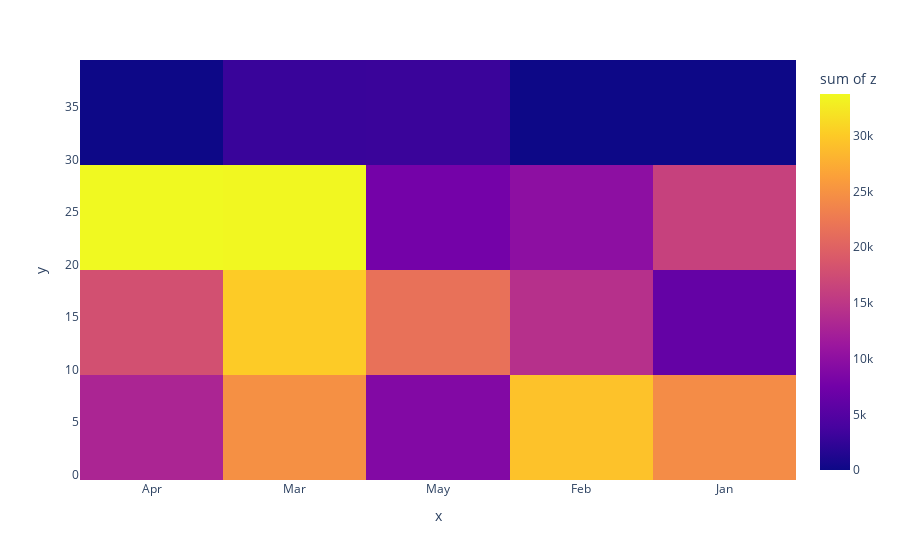

Source (notebook cell):
### Markdown cell above
3. Using the sales data, generate a heatmap to visualize the variation in sales across different months and
days.np.random.seed(20)
data = {
    'Month': np.random.choice(['Jan', 'Feb', 'Mar', 'Apr', 'May'], 100),
    'Day': np.random.choice(range(1, 31), 100),
    'Sales': np.random.randint(1000, 5000, 100)
}
df = pd.DataFrame(data)

### Code cell
np.random.seed(20)
data = {
    'Month': np.random.choice(['Jan', 'Feb', 'Mar', 'Apr', 'May'], 100),
    'Day': np.random.choice(range(1, 31), 100),
    'Sales': np.random.randint(1000, 5000, 100)
}
df = pd.DataFrame(data)
Corr_data=df.groupby(['Month', 'Day']).agg({'Sales': 'sum'}).reset_index()
px.density_heatmap(Corr_data,x=df['Month'],y=df['Day'],z=df['Sales'])

### Figure 1 — Plotly figure (JSON) as saved in the notebook; plotly's stock layout.template omitted (floating-point values rounded to 4 significant figures)
{"data": [{"coloraxis": "coloraxis", "histfunc": "sum", "hovertemplate": "x=%{x}<br>y=%{y}<br>sum of z=%{z}<extra></extra>", "name": "", "type": "histogram2d", "x": ["Apr", "Mar", "May", "Mar", "Feb", "May", "Apr", "Mar", "Jan", "Jan", "Mar", "Mar", "Apr", "Apr", "Jan", "Jan", "Feb", "Mar", "Mar", "Apr", "Mar", "Feb", "Apr", "Mar", "Apr", "Apr", "Feb", "Jan", "Mar", "Apr", "Apr", "Mar", "Apr", "Feb", "Jan", "Apr", "Jan", "Mar", "Mar", "Apr", "Apr", "Jan", "Mar", "Feb", "Mar", "Apr", "Mar", "Feb", "May", "May", "Apr", "Apr", "Jan", "Mar", "Mar", "Apr", "Mar", "Mar", "Feb", "Mar", "Feb", "Jan", "Mar", "Mar", "May", "May", "Apr", "May", "Jan", "Jan", "Apr", "May", "Jan", "Mar", "Feb", "May", "May", "May", "Jan", "May", "Feb", "Feb", "Apr", "Mar", "Feb", "Feb", "Jan", "Jan", "Mar", "Apr", "Mar", "May", "Mar", "Mar", "Feb", "May", "Mar", "Feb", "May", "Feb"], "xaxis": "x", "xbingroup": "x", "y": [23, 10, 10, 22, 3, 16, 26, 23, 2, 25, 18, 17, 9, 12, 6, 1, 27, 23, 6, 5, 12, 19, 10, 26, 15, 21, 6, 4, 12, 10, 24, 30, 29, 2, 3, 20, 23, 14, 22, 21, 21, 18, 29, 14, 25, 12, 24, 2, 10, 19, 20, 5, 21, 13, 5, 10, 11, 1, 16, 22, 28, 16, 11, 5, 4, 13, 11, 3, 8, 1, 12, 23, 16, 19, 8, 12, 30, 22, 28, 8, 24, 6, 23, 2, 7, 13, 5, 29, 7, 1, 8, 15, 3, 27, 7, 19, 12, 20, 16, 9], "yaxis": "y", "ybingroup": "y", "z": [4835, 2099, 2094, 4809, 1969, 1278, 1208, 4408, 4047, 2580, 2321, 2858, 4799, 2780, 2713, 4530, 3459, 3019, 1990, 3610, 1513, 3422, 1361, 1405, 3181, 4974, 3985, 2732, 4026, 1138, 3240, 2899, 4588, 2135, 3280, 1331, 4471, 1310, 4211, 4076, 3454, 2661, 1774, 1827, 3279, 1073, 4211, 1786, 2716, 2123, 2216, 1823, 1064, 3724, 1048, 3362, 1039, 4109, 3998, 1732, 1124, 1005, 4482, 4087, 3523, 4255, 2930, 4141, 2425, 2999, 2072, 4157, 2656, 2830, 2590, 3006, 2958, 3503, 4440, 1241, 3028, 4745, 3839, 1717, 3222, 4963, 1637, 3663, 4834, 2707, 2432, 3206, 4520, 4745, 4972, 1375, 3909, 2264, 1548, 3893]}], "layout": {"coloraxis": {"colorbar": {"title": {"text": "sum of z"}}, "colorscale": [[0, "#0d0887"], [0.1111, "#46039f"], [0.2222, "#7201a8"], [0.3333, "#9c179e"], [0.4444, "#bd3786"], [0.5556, "#d8576b"], [0.6667, "#ed7953"], [0.7778, "#fb9f3a"], [0.8889, "#fdca26"], [1, "#f0f921"]]}, "legend": {"tracegroupgap": 0}, "margin": {"t": 60}, "xaxis": {"anchor": "y", "domain": [0, 1], "title": {"text": "x"}}, "yaxis": {"anchor": "x", "domain": [0, 1], "title": {"text": "y"}}}}
